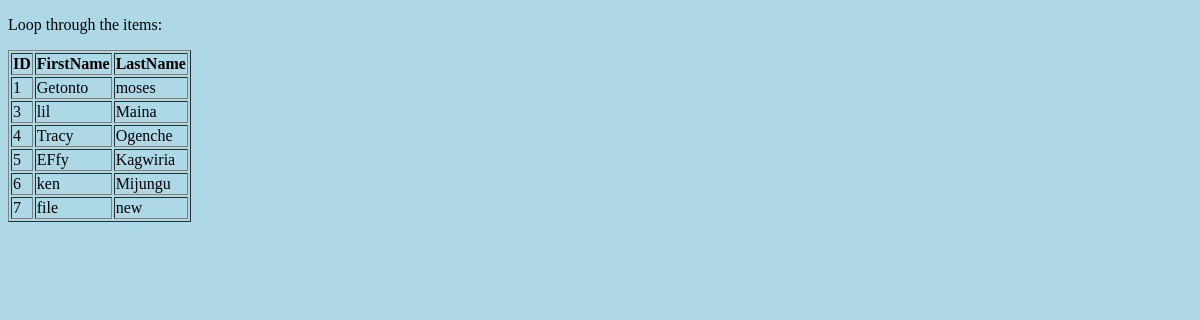
The app's page /testing/, older data.
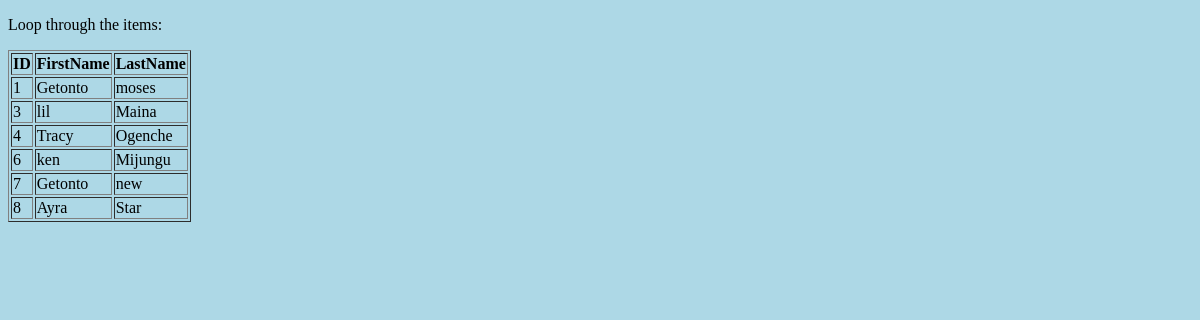
The same page, newer data.
### mySelf/models.py (models this page shows)
class MySelf(models.Model):
    firstName = models.CharField(max_length=255)
    lastName = models.CharField(max_length=255)
    nickName=models.CharField(max_length=255,null=True)
    admNo=models.IntegerField(null=True)
    age=models.IntegerField(null=True)
    '''def __str__(self):
        return f"{self.firstName} {self.lastName}"'''

### mySelf/views.py (the view)
# urls.py: path('testing/', views.testing, name='testing'),
def testing(request):
  mydata=MySelf.objects.values()
  template = loader.get_template('template.html')
  context = {
    'Members': mydata,
  }
  return HttpResponse(template.render(context, request))

### mySelf/templates/template.html
{% load static %}
<!DOCTYPE html>
<html>
  <link rel="stylesheet" href="{% static 'styles.css' %}">
<body>
<p>Loop through the items:</p>
<table border='1'>
  <tr>
    <th>ID</th>
    <th>FirstName</th>
    <th>LastName</th>
  </tr>
  {%for x in Members %}
    <tr>
      <td>{{ x.id }}</td>
      <td>{{ x.firstName }}</td>
      <td>{{ x.lastName }}</td>
    </tr>
  {% endfor %}
</table>
</body>
</html>

Row changes from the older to the newer data that the page shows:
removed MySelf: id "5", firstName "EFfy", lastName "Kagwiria"
changed MySelf "new": firstName "file" → "Getonto"
added MySelf: id "8", firstName "Ayra", lastName "Star"
